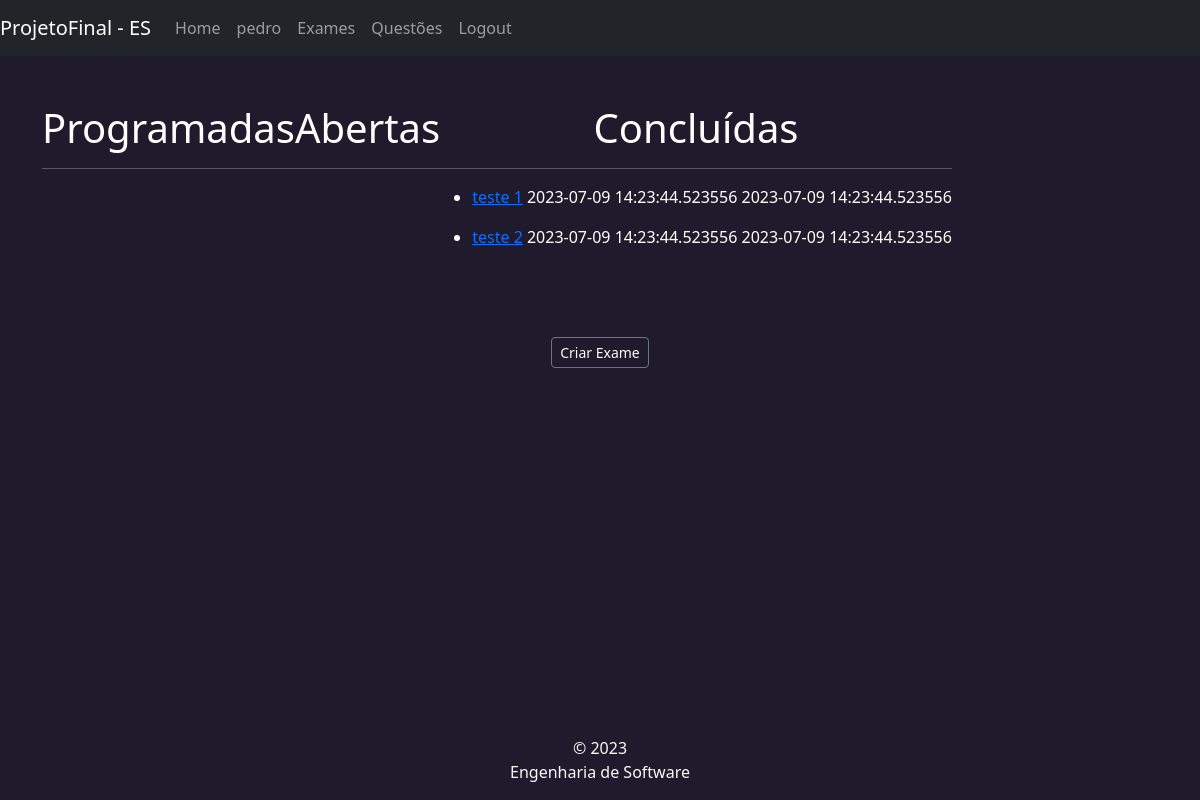
The app's page /exames (signed in), older data.
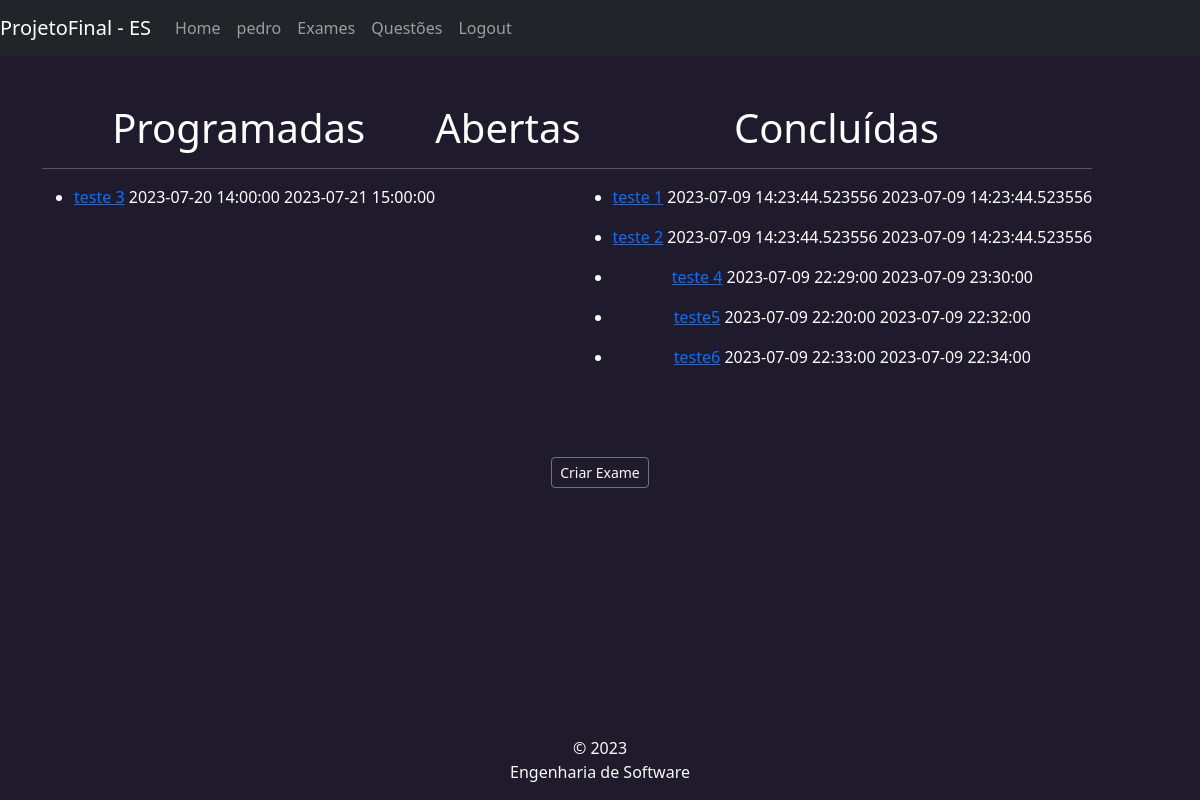
The same page, newer data.
### app/models/tables.py (models this page shows)
class User(db.Model, UserMixin):
    id = db.Column(Integer, primary_key=True)
    username = db.Column(String(9), nullable=False, unique=True)
    email = db.Column(String(150), nullable=False, unique=True)
    password = db.Column(db.String(80), nullable=False)
    professor = db.Column(db.Boolean,nullable=False)

class Exame(db.Model):
    __tablename__ = 'exames'
    id = db.Column(db.Integer, primary_key=True)
    nome = db.Column(db.String,nullable = False)
    qtd_questoes = db.Column(db.Integer, nullable=False)
    valor = db.Column(db.String, nullable=False)
    horario_inicio = db.Column(db.DateTime, nullable = False)
    horario_fim = db.Column(db.DateTime, nullable = False)
    questoes:  Mapped[list["QuestaoExame"]] = relationship(back_populates="exame")
    '''
    questoes = db.relationship('Questao',secondary = questoes, lazy='subquery',
                               backref = db.backref('exames',lazy=True))
    questoesCE = db.relationship('QuestaoCE',secondary = questoesCE, lazy='subquery',
                               backref = db.backref('exames',lazy=True))
    questoesCA = db.relationship('QuestaoCA',secondary = questoesCA, lazy='subquery',
                               backref = db.backref('exames',lazy=True))
    '''

### app/controllers/routes.py (the view)
@app.route("/exames",methods=['GET','POST'])
@login_required
def exames():
    now = datetime.now()
    exames = Exame.query.all()
    return render_template('exames.html', exames = exames, now = now)

### app/controllers/routes.py (called while the page is built)
@login_manager.user_loader
def load_user(user_id):
    return User.query.get(int(user_id))

### app/templates/exames.html (shortened to what this page needs)
{% extends "base.html" %}
{% block content %}
    <div class="d-flex text-center mt-4">
        <div class="col-questao">
            <h1 style="text-align: center">Programadas</h1>
            <hr>
            {% for exame in exames %}
                {% if now < exame.horario_inicio%}
                <ul>
                    <li>
                        <a href="{{url_for('exames_edit', id=exame.id)}}">{{ exame.nome }}</a>
                        <td>{{exame.horario_inicio}}</td>
                        <td>{{exame.horario_fim}}</td>
                    </li>
                </ul>
                {% endif %}
            {% endfor %}
        </div>
        <div class="col-questao">
            <h1 style="text-align: center">Abertas</h1>
            <hr>
        </div>
        <div class="col-questao">
            <h1 style="text-align: center">Concluídas</h1>
            <hr>
            {% for exame in exames %}
                {% if now > exame.horario_fim %}
                <ul>
                    <li>
                        <a href="{{url_for('exames_edit', id=exame.id)}}">{{ exame.nome }}</a>
                        <td>{{exame.horario_inicio}}</td>
                        <td>{{exame.horario_fim}}</td>
                    </li>
                </ul>
                {% endif %}
            {% endfor %}
        </div>
    </div>
    <div class="d-flex justify-content-center mt-4">
        <div class="bottom-links mt-5">
            <a class="btn btn-sm btn-outline-secondary text-light" href="{{ url_for('criar_exame')}}">Criar Exame</a>
        </div>
    </div>
{% endblock %}

### app/templates/base.html (shortened to what this page needs)
<!DOCTYPE html>
<html lang="en">
<head>
    <link rel="stylesheet" href="/static/bootstrap-5.3.0-dist/css/bootstrap.min.css" />
</head>
<body style="background: #201b2c; color: white">
    <nav class="navbar navbar-expand-lg navbar-dark bg-dark">
        <a class="navbar-brand" href="#"> ProjetoFinal - ES </a>
        <div class="collapse navbar-collapse" id="navbarNav">
        <ul class="navbar-nav">
            <li class="nav-item active">
                <a class="nav-link" href="/user">Home</a>
            </li>
            {% if current_user.anoynumous %}
            {% else %}
            <li class="nav-item active">
                <a class="nav-link" href="">{{current_user.username }}</a>
            </li>
            <li class="nav-item active">
                <a class="nav-link" href="{{url_for('exames')}}">Exames</a>
            </li>
            <li class="nav-item active">
                <a class="nav-link" href="{{url_for('questoes')}}">Questões</a>
            </li>
            <li class="nav-item active">
                <a class="nav-link" href="{{ url_for('logout') }}">Logout</a>
            </li>
            {% endif %}
        </ul>
        </div>
    </nav>
    <div class="d-flex mt-4">
        <div class="container">
        {% block content %}{% endblock %}
        </div>
    </div>
    <footer class="footer fixed-bottom mt-auto py-3 text-light">
        <div class="container text-center">
            <span>
                &copy; 2023 <br/>
                Engenharia de Software
            </span>
        </div>
    </footer>
</body>
</html>

Row changes from the older to the newer data that the page shows:
added Exame: nome "teste 3", horario_inicio "2023-07-20 14:00:00", horario_fim "2023-07-21 15:00:00", shown under "Programadas"
added Exame: nome "teste 4", horario_inicio "2023-07-09 22:29:00", horario_fim "2023-07-09 23:30:00", shown under "Concluídas"
added Exame: nome "teste5", horario_inicio "2023-07-09 22:20:00", horario_fim "2023-07-09 22:32:00", shown under "Concluídas"
added Exame: nome "teste6", horario_inicio "2023-07-09 22:33:00", horario_fim "2023-07-09 22:34:00", shown under "Concluídas"
